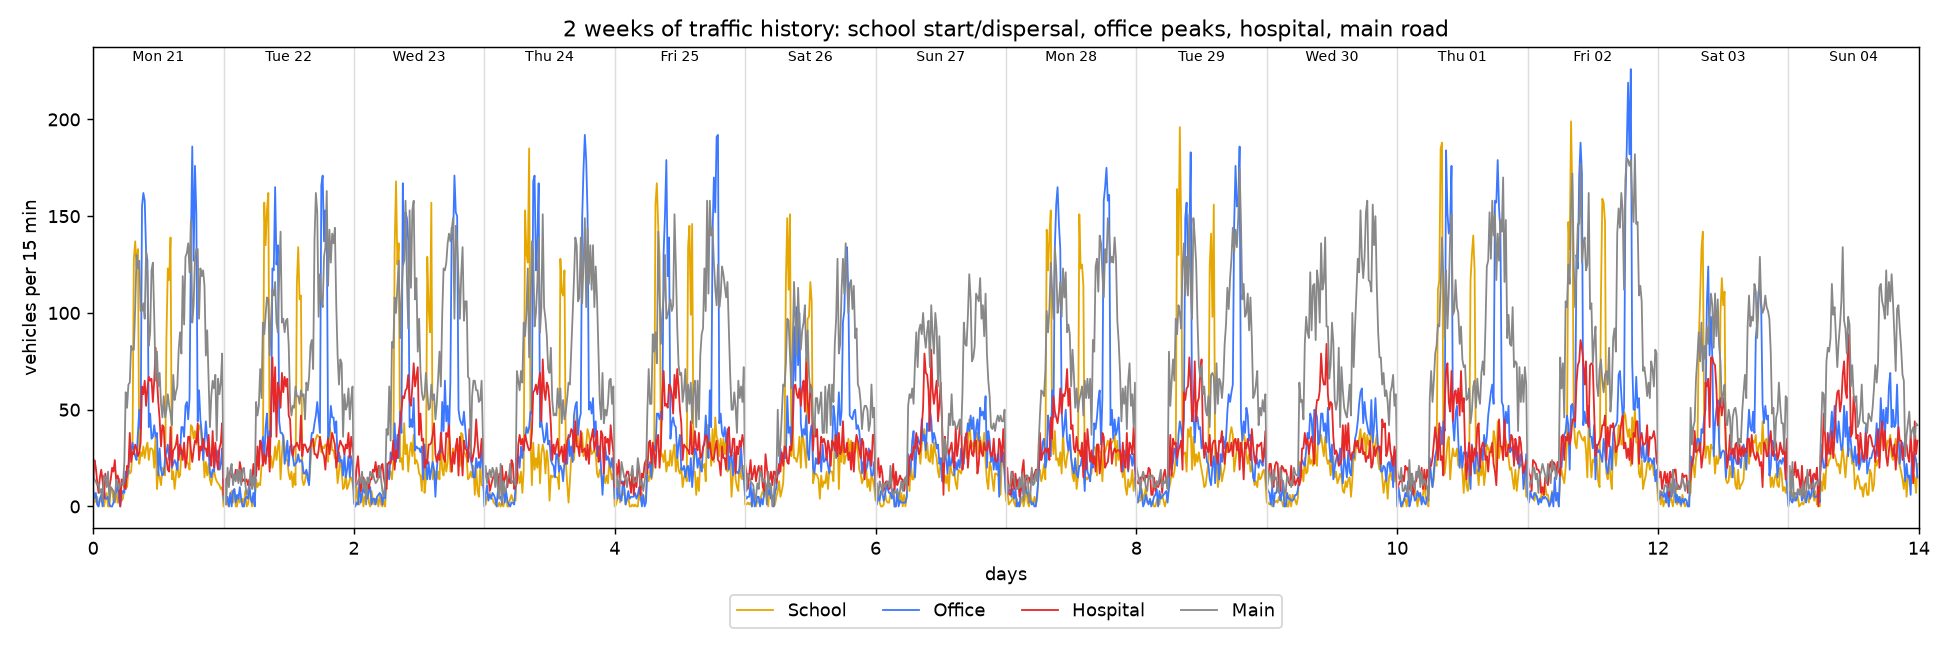

Write the Python code that produced this figure.
"""Create 2 weeks of (simulated) traffic history: school start/dispersal, office peaks, hospital.

    python history.py      -> history.csv + history.png

Counts are vehicles per 15 minutes on the road beside each place, and on a main road.
In a real deployment this file is filled by the camera (YOLO) every day instead.
"""
import csv
import datetime as dt
import random

DAYS = 14
START = dt.date(2026, 9, 21)          # a Monday
SLOT_MIN = 15
SEED = 3
KEYS = ("School", "Office", "Hospital", "Main")

rng = random.Random(SEED)
HOLIDAY = START + dt.timedelta(days=9)        # a Wednesday holiday: no school, no office
LATE_DAY = START + dt.timedelta(days=3)       # school dispersal 30 min late (exam day)
RAIN_DAY = START + dt.timedelta(days=11)      # rain: everything 20 % busier


def bump(m, start, end, height, ramp=15):
    """Smooth peak between start and end (minutes of the day)."""
    if m < start - ramp or m > end + ramp:
        return 0.0
    if m < start:
        return height * (m - (start - ramp)) / ramp
    if m > end:
        return height * ((end + ramp) - m) / ramp
    return height


def base(m):
    """Normal city traffic over the day (veh / 15 min)."""
    h = m / 60
    if h < 6:
        return 8
    return 20 + bump(m, 8 * 60, 11 * 60, 35, 90) + bump(m, 17 * 60, 20 * 60, 45, 90) + 15


def expected(key, day, m):
    wd = day.weekday()                      # 0 = Monday
    holiday = day == HOLIDAY
    v = base(m)
    if key == "School":
        v *= 0.4
        if not holiday and wd < 5:
            disp = 13 * 60 + 30 + (30 if day == LATE_DAY else 0)
            v += bump(m, 7 * 60 + 30, 8 * 60 + 15, 120) + bump(m, disp, disp + 45, 110)
        elif not holiday and wd == 5:                         # Saturday half day
            v += bump(m, 7 * 60 + 30, 8 * 60 + 15, 100) + bump(m, 11 * 60 + 30, 12 * 60 + 15, 90)
    elif key == "Office":
        v *= 0.6
        if not holiday and wd < 6:
            k = 1.0 if wd < 5 else 0.5
            v += k * (bump(m, 9 * 60, 10 * 60, 100) + bump(m, 18 * 60, 19 * 60, 110))
    elif key == "Hospital":
        v = 30 + bump(m, 9 * 60, 12 * 60, 30, 30) + (0 if m > 6 * 60 else -15)
    elif key == "Main":
        v *= 1.6
        if wd >= 5:
            v *= 0.8
    if day == RAIN_DAY:
        v *= 1.2
    return max(v, 0)


def main():
    rows = []
    for d in range(DAYS):
        day = START + dt.timedelta(days=d)
        for slot in range(24 * 60 // SLOT_MIN):
            m = slot * SLOT_MIN
            for key in KEYS:
                mu = expected(key, day, m)
                count = max(0, round(rng.gauss(mu, 3 + 0.12 * mu)))
                rows.append([day.isoformat(), day.strftime("%a"), f"{m // 60:02d}:{m % 60:02d}", key, count])
    with open("history.csv", "w", newline="") as f:
        w = csv.writer(f)
        w.writerow(["date", "day", "time", "key", "count"])
        w.writerows(rows)
    print(f"history.csv: {DAYS} days x {len(KEYS)} roads, {len(rows)} rows "
          f"(holiday {HOLIDAY}, late dispersal {LATE_DAY}, rain {RAIN_DAY})")

    try:
        import matplotlib
        matplotlib.use("Agg")
        import matplotlib.pyplot as plt
    except ImportError:
        print("pip install matplotlib for history.png")
        return
    fig, ax = plt.subplots(figsize=(15, 5))
    colors = {"School": "#e6a700", "Office": "#3c78ff", "Hospital": "#e62828", "Main": "#888888"}
    for key in KEYS:
        r = [x for x in rows if x[3] == key]
        ax.plot([i * SLOT_MIN / 60 / 24 for i in range(len(r))], [x[4] for x in r],
                label=key, color=colors[key], lw=1)
    for d in range(DAYS):
        day = START + dt.timedelta(days=d)
        ax.text(d + 0.5, ax.get_ylim()[1] * 0.97, day.strftime("%a %d"), ha="center", fontsize=8)
        ax.axvline(d, color="#ddd", lw=0.8)
    ax.set_xlim(0, DAYS)
    ax.set_xlabel("days")
    ax.set_ylabel("vehicles per 15 min")
    ax.set_title("2 weeks of traffic history: school start/dispersal, office peaks, hospital, main road")
    ax.legend(loc="upper center", bbox_to_anchor=(0.5, -0.12), ncol=4)
    plt.tight_layout()
    plt.savefig("history.png", dpi=130)
    print("history.png saved")


if __name__ == "__main__":
    main()
